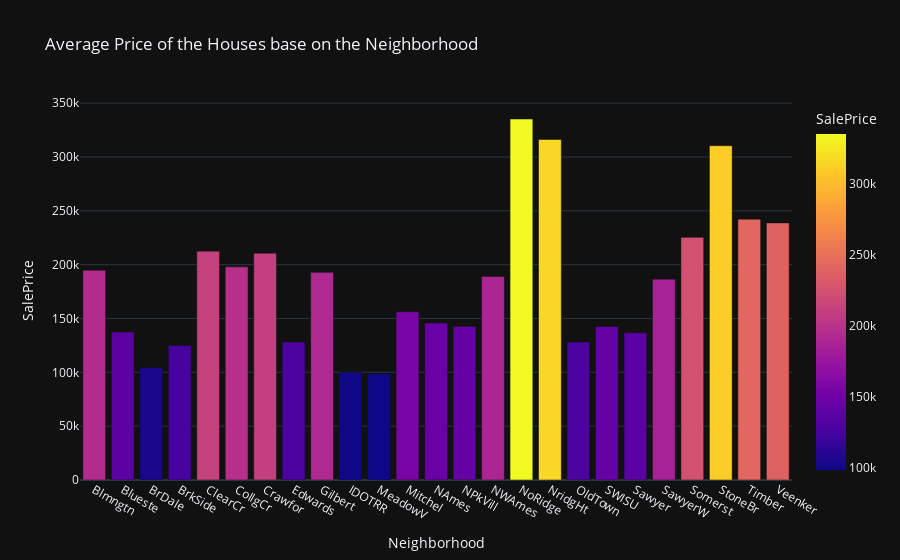

Notebook source saved alongside this figure:
### Code cell
# building a bar plot to show the average price of the houses base on the neighborhood:(with plotly)
snc=px.bar(avg_price,x=avg_price.index,y="SalePrice",title="Average Price of the Houses base on the Neighborhood",
           color="SalePrice",template="plotly_dark")
snc.show()

### Figure 1 — Plotly figure (JSON) as saved in the notebook; plotly's stock layout.template omitted (floating-point values rounded to 4 significant figures)
{"data": [{"alignmentgroup": "True", "hovertemplate": "Neighborhood=%{x}<br>SalePrice=%{marker.color}<extra></extra>", "legendgroup": "", "marker": {"color": [194900.0, 137500, 104500.0, 124800.0, 212600.0, 198000.0, 210600.0, 128200.0, 192900.0, 100100.0, 98580.0, 156300.0, 145800.0, 142700.0, 189100.0, 335300.0, 316300.0, 128200.0, 142600.0, 136800.0, 186600.0, 225400.0, 310499, 242200.0, 238800.0], "coloraxis": "coloraxis", "pattern": {"shape": ""}}, "name": "", "offsetgroup": "", "orientation": "v", "showlegend": false, "textposition": "auto", "type": "bar", "x": ["Blmngtn", "Blueste", "BrDale", "BrkSide", "ClearCr", "CollgCr", "Crawfor", "Edwards", "Gilbert", "IDOTRR", "MeadowV", "Mitchel", "NAmes", "NPkVill", "NWAmes", "NoRidge", "NridgHt", "OldTown", "SWISU", "Sawyer", "SawyerW", "Somerst", "StoneBr", "Timber", "Veenker"], "xaxis": "x", "y": [194900.0, 137500, 104500.0, 124800.0, 212600.0, 198000.0, 210600.0, 128200.0, 192900.0, 100100.0, 98580.0, 156300.0, 145800.0, 142700.0, 189100.0, 335300.0, 316300.0, 128200.0, 142600.0, 136800.0, 186600.0, 225400.0, 310499, 242200.0, 238800.0], "yaxis": "y"}], "layout": {"barmode": "relative", "coloraxis": {"colorbar": {"title": {"text": "SalePrice"}}, "colorscale": [[0, "#0d0887"], [0.1111, "#46039f"], [0.2222, "#7201a8"], [0.3333, "#9c179e"], [0.4444, "#bd3786"], [0.5556, "#d8576b"], [0.6667, "#ed7953"], [0.7778, "#fb9f3a"], [0.8889, "#fdca26"], [1, "#f0f921"]]}, "legend": {"tracegroupgap": 0}, "title": {"text": "Average Price of the Houses base on the Neighborhood"}, "xaxis": {"anchor": "y", "domain": [0, 1], "title": {"text": "Neighborhood"}}, "yaxis": {"anchor": "x", "domain": [0, 1], "title": {"text": "SalePrice"}}}}
